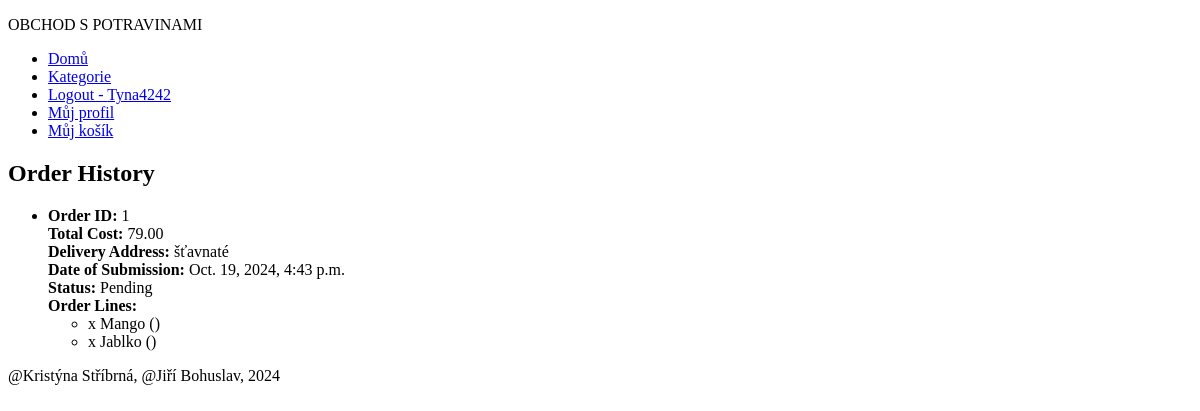
The app's page /order-history/ (signed in), older data.
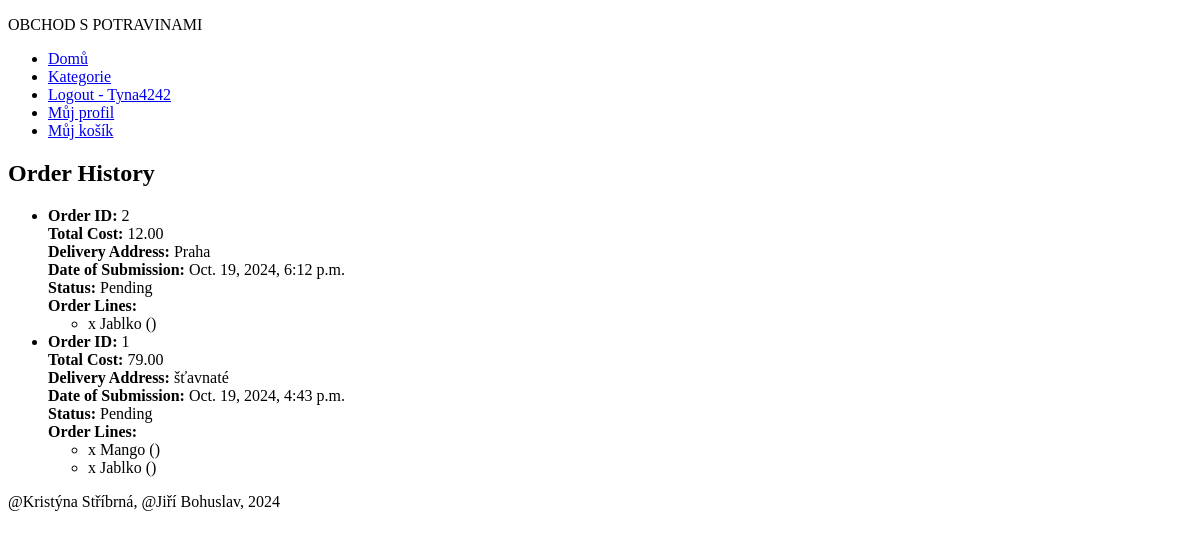
The same page, newer data.
### viewer/models.py (models this page shows, shortened)
class Order(models.Model):
    STATUS_CHOICES = [
        ('pending', 'Pending'),
        ('completed', 'Completed'),
        ('cancelled', 'Cancelled')
    ]
    user = models.ForeignKey(CustomUser, on_delete=models.CASCADE)
    delivery_address = models.CharField(max_length=255)
    order_date = models.DateTimeField(auto_now_add=True)
    total_cost = models.DecimalField(max_digits=10, decimal_places=2, blank=True, null=True)
    status = models.CharField(max_length=10, choices=STATUS_CHOICES, default='pending')

class OrderLine(models.Model):
    order = models.ForeignKey(Order, related_name='order_lines', on_delete=models.CASCADE)
    product = models.ForeignKey(Product, on_delete=models.CASCADE)
    quantity = models.PositiveIntegerField(default=1)
    price = models.DecimalField(max_digits=10, decimal_places=2)

class Product(models.Model):
    title = models.CharField(max_length=255)
    description = models.TextField()
    thumbnail = models.ImageField(upload_to='product_images/')
    category = models.ForeignKey(Category, on_delete=models.CASCADE)
    price = models.DecimalField(max_digits=10, decimal_places=2)
    stock_quantity = models.PositiveIntegerField()
    unit = models.CharField(max_length=20, choices=[('kg', 'Kilogram'), ('g', 'Gram'), ('l', 'Liter'), ('ml', 'Milliliter')])
    features = models.ManyToManyField(PotravinyFeatures)

### viewer/views.py (the view)
# urls.py: path('order-history/', OrderHistoryView.as_view(), name='order_history'),
class OrderHistoryView(LoginRequiredMixin, ListView):
    model = Order
    template_name = 'viewer/order_history.html'
    context_object_name = 'orders'
    def get_queryset(self):
        return Order.objects.filter(user=self.request.user).order_by('-order_date')

### viewer/templates/viewer/order_history.html
{% extends 'base.html' %}
{% block content %}
<h2>Order History</h2>
{% if orders %}
  <ul>
    {% for order in orders %}
      <li>
        <strong>Order ID:</strong> {{ order.id }} <br>
        <strong>Total Cost:</strong> {{ order.total_cost }} <br>
        <strong>Delivery Address:</strong> {{ order.delivery_address }} <br>
        <strong>Date of Submission:</strong> {{ order.order_date }} <br>
        <strong>Status:</strong> {{ order.get_status_display }} <br>
        <strong>Order Lines:</strong>
        <ul>
          {% for line in order.order_lines.all %}
            <li>{{ line.number_of_products }} x {{ line.product.title }} ({{ line.product_price }})</li>
          {% endfor %}
        </ul>
      </li>
    {% endfor %}
  </ul>
{% else %}
  <p>You have no orders.</p>
{% endif %}
{% endblock %}

Row changes from the older to the newer data that the page shows:
added Order: id "2", total_cost "12.00", delivery_address "Praha", order_date "Oct. 19, 2024, 6:12 p.m.", status "Pending"
added OrderLine: product "Jablko", shown under "2"
